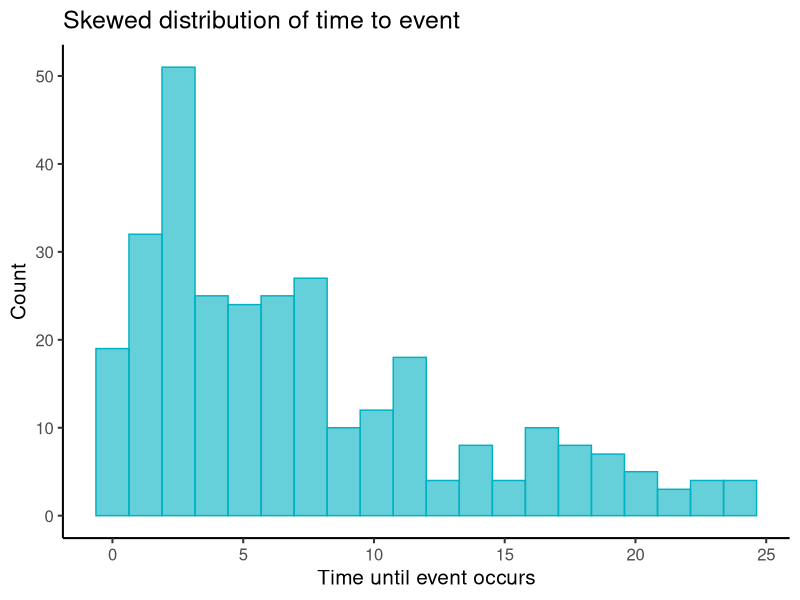

R code for this plot: (Note: this script raises an error after producing the figure.)
## ---- chunk 1
knitr::opts_chunk$set(echo = TRUE)

library(tidyverse)
library(rstatix)
library(survival)
library(survminer)
library(ggpubr)
## ---- chunk 2
theme_set(theme_classic(base_size = 15))

legend_base_size <- 14

output_dir <- "C:/Users/vicki/Documents/BTF_repos/stats-survival-analysis/materials/images/"
## ---- chunk 3
base_height = 5
quarter_height = 2.5
base_width = 5
quarter_width = 2.5
ratio = 1.618

# required for survival curves specifically
ggsave_workaround <- function(g){survminer:::.build_ggsurvplot(x = g,
                                                               surv.plot.height = NULL,
                                                               risk.table.height = NULL,
                                                               ncensor.plot.height = NULL)}

# square plot
square.ggsave <- function(filename, height = base_height, width = base_width, ...) {
ggsave(filename = filename, height = height, width = width, ...)
}

# portrait plot
portrait.ggsave <- function(filename, height = base_height * ratio, width = base_width, ...) {
ggsave(filename = filename, height = height, width = width, ...)
}

# landscape plot
landscape.ggsave <- function(filename, height = base_height, width = base_width * ratio, ...) {
ggsave(filename = filename, height = height, width = width, ...)
}

# quarter plot
quarter.ggsave <- function(filename, height = quarter_height, width = quarter_width * ratio, ...) {
ggsave(filename = filename, height = height, width = width, ...)
}

# strip plot
strip.ggsave <- function(filename, height = base_height/3, width = base_width * 2, ...) {
ggsave(filename = filename, height = height, width = width, ...)
}

# wide plot
wide.ggsave <- function(filename, height = base_height, width = base_width * 2, ...) {
ggsave(filename = filename, height = height, width = width, ...)
}
## ---- chunk 4
set.seed(42)

# Sample size
n <- 300

# Define true coefficients (log-hazard ratios)
beta_age <- 0.03    # each year of age increases hazard
beta_sex <- 0.5     # being male increases hazard
## ---- chunk 5
# Covariates
age <- rnorm(n, mean = 60, sd = 10)               # continuous
sex <- rbinom(n, 1, 0.5)                          # binary (0 = female, 1 = male)

# Linear predictor
lin_pred <- beta_age * age + beta_sex * sex

# Baseline hazard rate (lambda for exponential)
lambda <- 0.01
## ---- chunk 6
# Simulate survival times
# T ~ Exponential(rate = lambda * exp(lin_pred))

time <- rexp(n, rate = lambda * exp(lin_pred))
## ---- chunk 7
censoring <- runif(n, min = 0, max = quantile(time, 0.8))
## ---- chunk 8
observed_time <- pmin(time, censoring)

event <- as.numeric(time <= censoring)
## ---- chunk 9
observed_time <- round(observed_time)

surv_data <- data.frame(
  time = observed_time,
  event = event,
  age = age,
  sex = factor(sex, labels = c("Female", "Male"))
)

head(surv_data)
## ---- chunk 10
time_dist_skew <- ggplot(surv_data, aes(time)) +
  geom_histogram(bins = 20, colour = "#00B1C1", fill = "#00B1C1", alpha = 0.6) +
  #geom_density(aes(y=..count..*2), alpha=.2, fill="#EA7125", colour = "#EA7125") +
  labs(x = "Time until event occurs",
       y = "Count",
       title = "Skewed distribution of time to event")
## ---- chunk 11
ggsave(filename = "materials/images/time_dist_skew.png", plot = time_dist_skew,
       width = 5, height = 3)
## ---- chunk 12
set.seed(115)

# Sample size
n <- 60

# No covariates → single population
lin_pred <- 0

# Baseline hazard
lambda <- 0.05

# Survival times
time <- rexp(n, rate = lambda * exp(lin_pred))

# Censoring
censoring <- runif(n, min = 0, max = quantile(time, 0.8))
observed_time <- pmin(time, censoring)
event <- as.numeric(time <= censoring)

observed_time <- ceiling(observed_time)

data <- data.frame(
  time = observed_time,
  event = event
)
## ---- chunk 13
# Time grid
t_grid <- seq(0, max(data$time), length.out = 200)

# True survival
S_true <- exp(-lambda * t_grid)

true_df <- data.frame(
  time = t_grid,
  survival = S_true
)

# Plot
true_plot <- ggplot(true_df, aes(x = time, y = survival)) +
  geom_line(linewidth = 1.2, color = "#00B1C1") +
  labs(title = "True survival curve",
       x = "Time",
       y = "S(t)") +
  theme_classic(base_size = 15)
## ---- chunk 14
# KM fit
fit <- survfit(Surv(time, event) ~ 1, data = data)

# Plot
km_plot <- ggsurvplot(
  fit,
  data = data,
  conf.int = TRUE,
  title = "Estimated survival curve",
  palette = "#EA7125",
  colour = "#00B1C1",
)
## ---- chunk 15
x_max <- max(data$time)

true_plot <- true_plot +
  coord_cartesian(xlim = c(0, x_max), ylim = c(0, 1))

km_plot$plot <- km_plot$plot +
  theme_classic(base_size = 15) +
  coord_cartesian(xlim = c(0, x_max), ylim = c(0, 1)) + theme(legend.position = "none")

true_est_surv_curve <- true_plot | km_plot$plot
true_est_surv_curve
## ---- chunk 16
ggsave("materials/images/km_est_plot.png", km_plot$plot, width = 4.75, height = 5)
ggsave("materials/images/true_plot.png", true_plot, width = 4.75, height = 5)
ggsave("materials/images/true_est_plot.png", true_est_surv_curve, width = 9.5, height = 5)
## ---- chunk 17
set.seed(15)

# Sample size
n <- 60

# Define true coefficients (log-hazard ratios)
beta_scales <- -0.5     # being metallic decreases hazard (increases hatching times)

# Covariates
scales <- rbinom(n, 1, 0.5)                          # binary (0 = chromatic, 1 = metallic)

# Linear predictor
lin_pred <- scales*beta_scales

# Baseline hazard rate (lambda for exponential)
lambda <- 0.03

# Simulate survival times
# T ~ Exponential(rate = lambda * exp(lin_pred))
time <- rexp(n, rate = lambda * exp(lin_pred))

censoring <- runif(n, min = 0, max = quantile(time, 0.8))
observed_time <- pmin(time, censoring)
event <- as.numeric(time <= censoring)

observed_time <- ceiling(observed_time) # using ceiling rather than round prevents left-censored events

hatching <- data.frame(
  time = observed_time,
  hatched = event,
  scales = factor(scales, labels = c("chromatic", "metallic"))
)

hatching <- hatching %>%
  mutate()

head(hatching)
## ---- chunk 18
write_csv(hatching, "C:/Users/vicki/Documents/BTF_repos/stats-survival-analysis/materials/data/hatching.csv")
## ---- chunk 19
hatch_curve <- survfit(Surv(time, event) ~ 1, hatching)
hatch_plot <- ggsurvplot(hatch_curve,
                         colour="black", palette="#EA7125",
                         ylab="Survival probability (egg intact)",
                         conf.int=TRUE,
                         font.legend = list(size = legend_base_size))

hatch_plot$plot <- hatch_plot$plot +
  theme_classic(base_size = 15) + theme(legend.position = "none") +
  labs(title = "Estimated survival curve",
       subtitle = "Dragon egg hatching")

hatch_plot$plot
## ---- chunk 20
hatch_plot %>%
  ggsave_workaround() %>%
  landscape.ggsave(plot = ., filename = paste0(output_dir, "single_survival_curve.png"))

ggsave(plot = hatch_plot$plot, filename = paste0(output_dir, "single_survival_curve_2.png"),
         width = 5.5, height = 5)
## ---- chunk 21
hatch_curve <- survfit(Surv(time, event) ~ 1, hatching)
hatch_plot_median <- ggsurvplot(hatch_curve,
                         colour="black", palette="#EA7125",
                         ylab="Survival probability (egg intact)",
                         conf.int=TRUE,
                         surv.median.line="hv",
                         font.legend = list(size = legend_base_size))

hatch_plot_median$plot <- hatch_plot_median$plot +
  theme_classic(base_size = 15) + theme(legend.position = "none") +
  labs(title = "Estimated survival curve",
       subtitle = "Dragon egg hatching")

hatch_plot_median$plot
## ---- chunk 22
ggsave(plot = hatch_plot_median$plot, filename = paste0(output_dir, "single_survival_with median_2.png"),
         width = 5.5, height = 5)

hatch_plot_median %>%
  ggsave_workaround() %>%
  landscape.ggsave(plot = ., filename = paste0(output_dir, "survival_curve_withmedian.png"))
## ---- chunk 23
hatch_curve <- survfit(Surv(time, event) ~ 1, hatching)
hatch_plot_table <- ggsurvplot(hatch_curve,
                         colour="black", palette="#EA7125",
                         ylab="Survival probability (egg intact)",
                         conf.int=TRUE,
                         surv.median.line="hv",
                         risk.table = TRUE,
                         font.legend = list(size = legend_base_size)) 

hatch_plot_table$plot <- hatch_plot_table$plot +
  theme_classic(base_size = 15) + theme(legend.position = "none") +
  labs(title = "Estimated survival curve",
       subtitle = "Dragon egg hatching")

hatch_plot_table
## ---- chunk 24
hatch_plot_table %>%
  ggsave_workaround() %>%
  landscape.ggsave(plot = ., filename = paste0(output_dir, "survival_curve_withtable.png"),
                   height = 5, width = 5.5)
## ---- chunk 25
hatch_curve <- survfit(Surv(time, event) ~ 1, hatching)
hatch_plot_table2 <- ggsurvplot(hatch_curve,
                         colour="black", palette="#EA7125",
                         ylab="Survival probability (egg intact)",
                         conf.int=TRUE,
                         surv.median.line="hv",
                         cumevents = TRUE,
                         font.legend = list(size = legend_base_size)) 

hatch_plot_table2$plot <- hatch_plot_table2$plot +
  theme_classic(base_size = 15) + theme(legend.position = "none") +
  labs(title = "Estimated survival curve",
       subtitle = "Dragon egg hatching")

hatch_plot_table2
## ---- chunk 26
hatch_plot_table2 %>%
  ggsave_workaround() %>%
  landscape.ggsave(plot = ., filename = paste0(output_dir, "survival_curve_witheventstable.png"),
                   height = 5, width = 5.5)
## ---- chunk 27
scales_curve <- survfit(Surv(time, hatched) ~ scales, hatching)
hatch_plot_strat <- ggsurvplot(scales_curve, 
           palette=c("#0072CF","#EA7125"), 
           ylab="Survival probability (egg intact)", conf.int=TRUE,
           tables.col = "strata",
           font.legend = list(size = legend_base_size))

hatch_plot_strat$plot <- hatch_plot_strat$plot +
  theme_classic(base_size = 15) + theme(legend.position = "none") +
  labs(title = "Estimated survival curve",
       subtitle = "Dragon egg hatching")

hatch_plot_strat
## ---- chunk 28
ggsave(plot = hatch_plot_strat$plot, filename = paste0(output_dir, "hatch_plot_strat_dragons.png"),
         width = 5.5, height = 5)
## ---- chunk 29
hatch_plot_strat$plot <- hatch_plot_strat$plot +
  theme_classic(base_size = 15) + theme(legend.position = "right") +
  labs(title = "Estimated survival curve",
       subtitle = "Dragon egg hatching")

ggsave(plot = hatch_plot_strat$plot, filename = paste0(output_dir, "hatch_plot_strat_dragons_landscape.png"),
         width = 9, height = 5)
## ---- chunk 30
scales_curve <- survfit(Surv(time, hatched) ~ scales, hatching)
hatch_plot_strat_medians <- ggsurvplot(scales_curve, 
           palette=c("#0072CF","#EA7125"), 
           ylab="Survival probability (egg intact)", conf.int=TRUE,
           surv.median.line="hv",
           pval=TRUE,
           tables.col = "strata",
           font.legend = list(size = legend_base_size))

hatch_plot_strat_medians$plot <- hatch_plot_strat_medians$plot +
  theme_classic(base_size = 15) + theme(legend.position = "right") +
  labs(title = "Estimated survival curve",
       subtitle = "Dragon egg hatching")

hatch_plot_strat_medians
## ---- chunk 31
ggsave(plot = hatch_plot_strat_medians$plot, filename = paste0(output_dir, "hatch_plot_strat_dragons_medians.png"),
         width = 9, height = 5)
## ---- chunk 32
scales_curve <- survfit(Surv(time, hatched) ~ scales, hatching)
hatch_plot_strat <- ggsurvplot(scales_curve, 
           palette=c("#0072CF","#EA7125"), 
           ylab="Survival probability (egg intact)", conf.int=TRUE,
           surv.median.line="hv", 
           risk.table=TRUE, tables.col = "strata",
           font.legend = list(size = legend_base_size))
hatch_plot_strat
## ---- chunk 33
hatch_plot_strat %>%
  ggsave_workaround() %>%
  landscape.ggsave(plot = ., filename = paste0(output_dir, "survival_curve_byscale.png"))
## ---- chunk 34
scales_curve <- survfit(Surv(time, event) ~ scales, hatching)
hatch_plot_strat_notab <- ggsurvplot(scales_curve, 
           palette=c("#0072CF","#EA7125"), 
           ylab="Survival probability (egg intact)", conf.int=TRUE,
           surv.median.line="hv", 
           tables.col = "strata",
           font.legend = list(size = text_base_size))

hatch_plot_strat_notab %>%
  ggsave_workaround() %>%
  landscape.ggsave(plot = ., filename = paste0(output_dir, "survival_curve_byscale_notable.png"))
## ---- chunk 35
set.seed(71)

# Sample size
n <- 60

# No effect
beta_scales <- 0

# Covariates
scales <- rbinom(n, 1, 0.5)

# Linear predictor
lin_pred <- scales * beta_scales

# Baseline hazard
lambda <- 0.03

# Survival times
time <- rexp(n, rate = lambda * exp(lin_pred))

# Censoring
censoring <- runif(n, min = 0, max = quantile(time, 0.8))
observed_time <- pmin(time, censoring)
event <- as.numeric(time <= censoring)

observed_time <- ceiling(observed_time)

hatching_null <- data.frame(
  time = observed_time,
  hatched = event,
  scales = factor(scales, labels = c("chromatic", "metallic"))
)

# KM fit
fit_null <- survfit(Surv(time, hatched) ~ scales, data = hatching_null)

# Log-rank test
lr_null <- survdiff(Surv(time, hatched) ~ scales, data = hatching_null)
p_null <- 1 - pchisq(lr_null$chisq, df = 1)

# Plot
h0_survplot <- ggsurvplot(
  fit_null,
  data = hatching_null,
  pval = FALSE,
  legend="none",
  title = "Null hypothesis is true"
)

h0_survplot <- h0_survplot$plot + 
  coord_cartesian(xlim = c(0,50)) + 
  theme_classic(base_size = 15) + 
  theme(legend.position = "none")
## ---- chunk 36
set.seed(71)

# Sample size
n <- 60

# Effect present
beta_scales <- -0.8   # stronger effect for clearer separation

# Covariates
scales <- rbinom(n, 1, 0.5)

# Linear predictor
lin_pred <- scales * beta_scales

# Baseline hazard
lambda <- 0.03

# Survival times
time <- rexp(n, rate = lambda * exp(lin_pred))

# Censoring
censoring <- runif(n, min = 0, max = quantile(time, 0.8))
observed_time <- pmin(time, censoring)
event <- as.numeric(time <= censoring)

observed_time <- ceiling(observed_time)

hatching_diff <- data.frame(
  time = observed_time,
  hatched = event,
  scales = factor(scales, labels = c("chromatic", "metallic"))
)

# KM fit
fit_diff <- survfit(Surv(time, hatched) ~ scales, data = hatching_diff)

# Log-rank test
lr_diff <- survdiff(Surv(time, hatched) ~ scales, data = hatching_diff)
p_diff <- 1 - pchisq(lr_diff$chisq, df = 1)

# Plot
h1_survplot <- ggsurvplot(
  fit_diff,
  data = hatching_diff,
  pval = FALSE,
  legend="none",
  title = "Null hypothesis is false"
) 

h1_survplot <- h1_survplot$plot + 
  coord_cartesian(xlim = c(0,80)) + 
  theme_classic(base_size = 15) + 
  theme(legend.position = "none")
## ---- chunk 37
log_rank_h0_h1 <- h0_survplot + h1_survplot

log_rank_h0_h1
## ---- chunk 38
ggsave("materials/images/log_rank_h0_h1.png", plot = log_rank_h0_h1,
       width = 9, height = 4)
## ---- chunk 39
library(ggplot2)

# Time grid
t_grid <- seq(0, max(hatching_diff$time), length.out = 200)

# True survival
S_chromatic <- exp(-lambda * t_grid)
S_metallic  <- exp(-lambda * exp(beta_scales) * t_grid)

true_diff <- data.frame(
  time = rep(t_grid, 2),
  survival = c(S_chromatic, S_metallic),
  scales = factor(rep(c("chromatic", "metallic"), each = length(t_grid)))
)

# Plot
surv_curves_h1 <- ggplot(true_diff, aes(x = time, y = survival, color = scales)) +
  geom_line(linewidth = 1.2) +
  labs(title = "Null hypothesis is false",
       x = "Time",
       y = "S(t)") +
  theme_classic() +
  coord_cartesian(ylim = c(0,1), xlim = c(0,80)) +
  theme_classic(base_size = 15) + theme(legend.position = "none")

## ---- chunk 40
# Time grid
t_grid <- seq(0, max(hatching_null$time), length.out = 200)

epsilon <- 0.0075  # very small shift

S_metallic_offset <- pmin(exp(-lambda * t_grid) + epsilon, 1)

true_null_offset <- data.frame(
  time = rep(t_grid, 2),
  survival = c(exp(-lambda * t_grid), S_metallic_offset),
  scales = factor(rep(c("chromatic", "metallic"), each = length(t_grid)))
)

surv_curves_h0 <- ggplot(true_null_offset, aes(x = time, y = survival, color = scales)) +
  geom_line(linewidth = 1.2) +
  labs(title = "Null hypothesis is true",
       x = "Time",
       y = "S(t)") +
  theme_classic() +
  coord_cartesian(ylim = c(0,1), xlim = c(0,50)) +
  theme_classic(base_size = 15) + theme(legend.position = "none")
## ---- chunk 41
surv_curves_h0_h1 <- surv_curves_h0 + surv_curves_h1 
surv_curves_h0_h1
## ---- chunk 42
ggsave("materials/images/surv_curves_h0_h1.png", plot = surv_curves_h0_h1,
       width = 9, height = 4)
## ---- chunk 43
logrank_dragons <- survdiff(Surv(time, hatched) ~ scales, data=hatching)
## ---- chunk 44
#| warning: false
scales_curve <- survfit(Surv(time, hatched) ~ scales, hatching)
hatch_plot_logrank <- ggsurvplot(scales_curve, 
           palette=c("#0072CF","#EA7125"), 
           ylab="Survival probability (egg intact)", conf.int=TRUE,
           surv.median.line="hv", 
           #risk.table=TRUE, tables.col = "strata",
           font.legend = list(size = legend_base_size),
           pval=TRUE, pval.method=TRUE)

hatch_plot_logrank %>%
  ggsave_workaround() %>%
  landscape.ggsave(plot = ., filename = paste0(output_dir, "survival_curve_stratwithp.png"))
## ---- chunk 45
#| warning: false
set.seed(15)

# Sample size
n <- 120

# Censoring quantile - the bigger this is, the less right-censoring there will be
cq <- 0.95

# End time of study (other source of right-censoring)
study_end <- 50

# Define true coefficients (log-hazard ratios)
beta_scales <- c(0, -1, 1) # blue as ref, gold is safer/slower, red is faster/less safe

# Covariates
scales <- sample(0:2, n, replace=TRUE) # 0=blue, 1=gold, 2=red

# Linear predictor
lin_pred <- scales*beta_scales

# Baseline hazard rate (lambda for exponential)
lambda <- 0.03

# Simulate survival times
# T ~ Exponential(rate = lambda * exp(lin_pred))
time <- rexp(n, rate = lambda * exp(lin_pred))

# create a random right-censor cut off for each individual
censoring <- runif(n, min = 0, max = quantile(time, cq))

# plus there is the study end to consider
total_censoring <- pmin(censoring, study_end)

# compare the censored cut offs and the event times for each individual
# take the smaller of the two to determine whether or not they were censored
observed_time <- pmin(time, total_censoring)

# and, if the censor time was the smaller of the two, they were censored
# so should be marked with a 0
# otherwise, mark with a 1
event <- as.numeric(time <= total_censoring)

observed_time <- ceiling(observed_time) # using ceiling rather than round prevents left-censored events

hatching3 <- data.frame(
  time = observed_time,
  hatched = event,
  scales = factor(scales, labels = c("blue", "gold", "red"))
)

scales_curve <- survfit(Surv(time, hatched) ~ scales, hatching3)
ggsurvplot(scales_curve, 
           palette=c("blue","gold", "red"), 
           ylab="Survival probability (egg intact)", conf.int=TRUE,
           surv.median.line="hv", 
           #risk.table=TRUE, tables.col = "strata",
           font.legend = list(size = legend_base_size),
           pval=TRUE, pval.method=TRUE)
## ---- chunk 46
write_csv(hatching3, "C:/Users/vicki/Documents/BTF_repos/stats-survival-analysis/materials/data/hatching3.csv")
## ---- chunk 47
hatching3 <- read_csv("materials/data/hatching3.csv")
## ---- chunk 48
survdiff(Surv(time, hatched) ~ scales, data=hatching3)
## ---- chunk 49
#| warning: false
scales_curve <- survfit(Surv(time, hatched) ~ scales, hatching3)
hatch_plot_logrank3 <- ggsurvplot(scales_curve, 
           palette=c("blue","gold", "red"), 
           ylab="Survival probability (egg intact)", conf.int=TRUE,
           surv.median.line="hv", 
           #risk.table=TRUE, tables.col = "strata",
           font.legend = list(size = legend_base_size),
           pval=TRUE, pval.method=TRUE)

hatch_plot_logrank3
## ---- chunk 50
hatch_plot_logrank %>%
  ggsave_workaround() %>%
  landscape.ggsave(plot = ., filename = paste0(output_dir, "survival_curve_stratwithp.png"))
## ---- chunk 51
#| warning: false
scales_curve <- survfit(Surv(time, hatched) ~ scales, hatching3)

hatch_plot_logrank_facet <- ggsurvplot(fit=scales_curve,
          palette=c("blue","gold", "red"), 
           ylab="Survival probability (egg intact)", conf.int=TRUE,
           surv.median.line="hv", 
           #risk.table=TRUE, tables.col = "strata",
           font.legend = list(size = legend_base_size))$plot +
  facet_wrap(~scales)

hatch_plot_logrank_facet
## ---- chunk 52
Surv(time, event)

cox_fit <- coxph(Surv(time, event) ~ age + sex, data = surv_data)

summary(cox_fit)
## ---- chunk 53
# Proportional hazards test
cox.zph(cox_fit)
## ---- chunk 54
set.seed(71)

# Sample size (82-game season)
n <- 82

# Covariates
home <- sample(c(rep(0, 41), rep(1, 41)))

opp_points_pct <- runif(
  n,
  min = 0.40,
  max = 0.75
)

# Define true coefficients (log-hazard ratios)
beta_home <- log(1.4)      # home games increase scoring hazard by 40%
opp_strength <- (opp_points_pct - 0.40) / 0.10
beta_points <- log(0.85)  # each 0.01 increase in opponent points % reduces hazard by 5%

# Linear predictor
lin_pred <- home * beta_home +
            opp_strength * beta_points

# Baseline hazard rate
lambda <- 0.04

# Simulate event times
time <- rexp(
  n,
  rate = lambda * exp(lin_pred)
)

# Administrative censoring at end of regulation
censoring <- rep(60, n)

observed_time <- pmin(time, censoring)
event <- as.numeric(time <= censoring)

hockey <- data.frame(
  time = round(observed_time, 2),
  scored = event,
  home = factor(home,
                labels = c("Away", "Home")),
  opp_points_pct
)

head(hockey)
summary(hockey)
## ---- chunk 55
write_csv(hockey, "materials/data/hockey.csv")
## ---- chunk 56
# Round observed times to nearest integer
surv_data$time <- round(surv_data$time)  # Rounds to whole number (e.g., 1 unit = 1 month)

# Now there may be ties
table(duplicated(surv_data$time))  # TRUE = ties exist

## ---- chunk 57
# Assume assessments happen monthly
visit_times <- seq(1, max(surv_data$time), by = 1)

# Round up to next visit time (ceiling)
surv_data$time <- ceiling(surv_data$time)

# Some extra ties now
head(table(surv_data$time))

## ---- chunk 58
set.seed(123)

# 1. Parameters
n <- 300  # total seeds
species <- factor(sample(c("A", "B", "C"), size = n, replace = TRUE))  # 3 species

# 2. True species effects on germination (log-hazard scale)
beta <- c(A = 0, B = -0.5, C = 0.5)  # species B germinates slower, C faster

# 3. Convert to hazard rate via exp(beta)
hazard_rate <- exp(unname(beta[species])) * 0.2  # baseline daily hazard

# 4. Simulate true (unobserved) germination day
# T ~ Geometric(p = daily hazard) + 1 (to start at day 1)
true_day <- rgeom(n, prob = hazard_rate) + 1

# 5. Simulate censoring: e.g., study runs for 14 days
max_days <- 14
censored <- true_day > max_days
obs_day <- pmin(true_day, max_days)

# 6. Create interval-censored bounds
left <- ifelse(censored, max_days, obs_day - 1)
right <- ifelse(censored, NA, obs_day)

# 7. Final dataset
seed_data <- data.frame(
  species = species,
  left = left,
  right = right,
  germinated = !censored
)
## ---- chunk 59
# Surv object with interval-censoring
S <- Surv(time = seed_data$left, time2 = seed_data$right, type = "interval2")

# Fit parametric survival model
fit <- survreg(S ~ species, data = seed_data, dist = "weibull")
summary(fit)
## ---- chunk 60
# Convert right-censored observations to standard Surv object for plotting
plot_data <- seed_data
plot_data$time <- ifelse(plot_data$germinated, plot_data$right, plot_data$left)
plot_data$event <- as.numeric(plot_data$germinated)

ggsurvplot(survfit(Surv(time, event) ~ species, data = plot_data),
           conf.int = TRUE, pval = TRUE, risk.table = TRUE)
## ---- chunk 61
#| warning: false
# 20
set.seed(21)

n <- 200  # sample size

study_end <- 120

# Covariates
#age <- rnorm(n, mean = 45, sd = 15)
age <- rbeta(n, shape1 = 4, shape2 = 2) %>%
  scales::rescale(to = c(20, 85))
sex <- rbinom(n, 1, 0.5)
surgery <- rbinom(n, 1, 0.4)
weekend_admission <- rbinom(n, 1, 0.3)

# Log-hazard model
# Negative betas are protective against discharge (i.e., bad for the patient!)
beta <- c(
  age = -0.05,
  sex = 0.01,
  surgery = -0.5,
  weekend_admission = -0.3
)

lin_pred <- beta["age"] * age +
            beta["sex"] * sex +
            beta["surgery"] * surgery +
            beta["weekend_admission"] * weekend_admission

# Baseline hazard
lambda <- 1 # higher lambda → shorter average stay

# Simulate time-to-discharge
time_true <- rexp(n, rate = lambda * exp(lin_pred))

# Censoring
censoring <- runif(n, min = 0, max = study_end*3)
total_censoring <- pmin(censoring, study_end)
observed_time <- pmin(time_true, total_censoring)
event <- as.numeric(time_true <= total_censoring)

# Round to full days (optional)
observed_time <- round(observed_time) + 1

age <- round(age)
hospital_stays <- data.frame(
  time = observed_time/2,
  discharged = event,
  age, sex, surgery, weekend_admission
)


hosp_curve <- survfit(Surv(time, discharged) ~ 1, data = hospital_stays)
ggsurvplot(hosp_curve,
          colour = "black", palette = "#EA7125",
          ylab = "Probability of remaining in hospital",
          conf.int = TRUE,
          surv.median.line = "hv")

hosp_surg <- survfit(Surv(time, discharged) ~ surgery, data = hospital_stays)
ggsurvplot(hosp_surg,
          ylab = "Probability of remaining in hospital",
          conf.int = TRUE,
          surv.median.line = "hv",
          pval = TRUE)

hosp_wknd <- survfit(Surv(time, discharged) ~ weekend_admission, data = hospital_stays)
ggsurvplot(hosp_wknd,
          ylab = "Probability of remaining in hospital",
          conf.int = TRUE,
          surv.median.line = "hv",
          pval = TRUE)

hosp_sex <- survfit(Surv(time, discharged) ~ sex, data = hospital_stays)
ggsurvplot(hosp_sex,
          ylab = "Probability of remaining in hospital",
          conf.int = TRUE,
          surv.median.line = "hv",
          pval = TRUE)
## ---- chunk 62
write_csv(hospital_stays, "materials/data/hospital_stays.csv")
## ---- chunk 63
#| warning: false

pvals <- replicate(1000, {
  
  n <- 200  # sample size

  study_end <- 120
  cq <- 0.95
  
  # Covariates
  #age <- rnorm(n, mean = 45, sd = 15)
  age <- rbeta(n, shape1 = 4, shape2 = 2) %>%
    scales::rescale(to = c(20, 85))
  sex <- rbinom(n, 1, 0.5)
  surgery <- rbinom(n, 1, 0.44)
  weekend_admission <- rbinom(n, 1, 0.3)
  
  # Log-hazard model
  # Negative betas are protective against discharge (i.e., bad for the patient!)
  beta <- c(
    age = -0.05,
    sex = 0.01,
    surgery = -0.5,
    weekend_admission = -0.3
  )
  
  #lin_pred <- beta["age"] * age +
   # beta["sex"] * sex +
    #beta["surgery"] * surgery +
    #beta["weekend_admission"] * weekend_admission
  
  lin_pred <- beta["surgery"]*surgery
  
  # Baseline hazard
  lambda <- 0.1 # higher lambda → shorter average stay
  
  # Simulate time-to-discharge
  time_true <- rexp(n, rate = lambda * exp(lin_pred))
  
  # Censoring
  censoring <- runif(n, min = 0, max = study_end*3)
  total_censoring <- pmin(censoring, study_end)
  observed_time <- pmin(time_true, total_censoring)
  event <- as.numeric(time_true <= total_censoring)
  
  # Round to full days (optional)
  observed_time <- round(observed_time) + 1
  
  age <- round(age)
  hospital_stays <- data.frame(
    time = observed_time/2,
    discharged = event,
    age, sex, surgery, weekend_admission
  )
  
  surg_fit <- survdiff(Surv(time, discharged) ~ surgery, data = hospital_stays)
  surg_fit$pvalue
})

mean(pvals < 0.05)
## ---- chunk 64
#| warning: false
# 20
set.seed(21)

n <- 210  # sample size

study_end <- 120

# Covariates
#age <- rnorm(n, mean = 45, sd = 15)
age <- rbeta(n, shape1 = 4, shape2 = 2) %>%
  scales::rescale(to = c(20, 85))
sex <- rbinom(n, 1, 0.5)
surgery <- rbinom(n, 1, 0.4)
weekend_admission <- rbinom(n, 1, 0.3)
hospital_type <- factor(rep(c("public", "private", "teaching"), each = n/3))

# Log-hazard model
# Negative betas are protective against discharge (i.e., bad for the patient!)
beta <- c(
  age = -0.05,
  sex = 0.01,
  surgery = -0.5,
  weekend_admission = -0.3
)
beta_type <- c(public = 0, private = 0.5, teaching = -0.2)

lin_pred <- beta["age"] * age +
            beta["sex"] * sex +
            beta["surgery"] * surgery +
            beta["weekend_admission"] * weekend_admission +
            beta_type[as.character(hospital_type)]

# Baseline hazard
lambda <- 1 # higher lambda → shorter average stay

# Simulate time-to-discharge
time_true <- rexp(n, rate = lambda * exp(lin_pred))

# Censoring
censoring <- runif(n, min = 0, max = study_end*3)
total_censoring <- pmin(censoring, study_end)
observed_time <- pmin(time_true, total_censoring)
event <- as.numeric(time_true <= total_censoring)

# Round to full days (optional)
observed_time <- round(observed_time) + 1

age <- round(age)
hospital_stays <- data.frame(
  time = observed_time/2,
  discharged = event,
  age, sex, surgery, weekend_admission, hospital_type
)


hosp_type_curve <- survfit(Surv(time, discharged) ~ hospital_type, hospital_stays)
ggsurvplot(hosp_type_curve,
           conf.int=TRUE,
           pval=TRUE)

hosp_surg <- survfit(Surv(time, discharged) ~ surgery, data = hospital_stays)
ggsurvplot(hosp_surg,
          ylab = "Probability of remaining in hospital",
          conf.int = TRUE,
          surv.median.line = "hv",
          pval = TRUE)

hosp_wknd <- survfit(Surv(time, discharged) ~ weekend_admission, data = hospital_stays)
ggsurvplot(hosp_wknd,
          ylab = "Probability of remaining in hospital",
          conf.int = TRUE,
          surv.median.line = "hv",
          pval = TRUE)

hosp_sex <- survfit(Surv(time, discharged) ~ sex, data = hospital_stays)
ggsurvplot(hosp_sex,
          ylab = "Probability of remaining in hospital",
          conf.int = TRUE,
          surv.median.line = "hv",
          pval = TRUE)
## ---- chunk 65
write_csv(hospital_stays, "materials/data/hospital_stays.csv")
